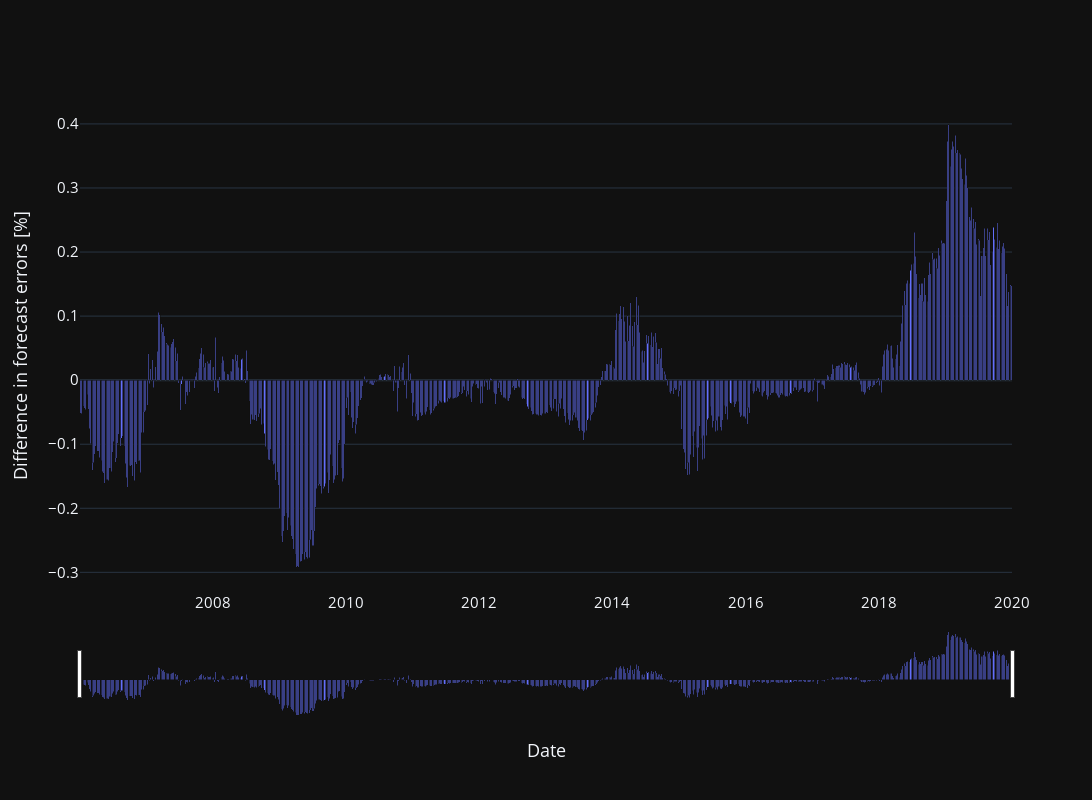

Here is the notebook cell this chart was saved with:
### Code cell
_df = df_summary.dropna()
pe_base = np.abs(_df["pred_base"] - _df["target"])
pe = np.abs(_df["pred"] - _df["target"])
de = pe_base - pe
de_ma = de.rolling(52).mean().dropna()

trace = go.Bar(
    x=de_ma.index,
    y=de_ma*100,
    name=rf'Difference in forecast errors (M(0, 0) - M(1, 0))',
    yaxis='y'
)

layout = go.Layout(
    width=1500,
    height=800,
    font_size=15,
    hoverlabel_font_size=20,
    legend={"x":0.99, "y":1.1, "xanchor":"right", "yanchor":"bottom","orientation":"h"},
    xaxis={"title":"Date"},
    yaxis={"title":"Difference in forecast errors [%]", "side":"left"},
    yaxis2={"title": "Logarithm of Initial Claims", "side":"right", "overlaying":"y"},
    barmode="stack",
    hovermode="x",
    template="plotly_dark"
)
fig = go.Figure(data=[trace], layout=layout)
fig.update_xaxes(rangeslider_visible=True)
fig.show()

### Figure 1 — Plotly figure (JSON) as saved in the notebook; plotly's stock layout.template omitted (floating-point values rounded to 4 significant figures; data arrays with more than 128 entries replaced by an {"elided": "..."} marker saying what was removed)
{"data": [{"name": "Difference in forecast errors (M(0, 0) - M(1, 0))", "type": "bar", "x": {"elided": "730 str values"}, "y": {"elided": "730 float values"}, "yaxis": "y"}], "layout": {"barmode": "stack", "font": {"size": 15}, "height": 800, "hoverlabel": {"font": {"size": 20}}, "hovermode": "x", "legend": {"orientation": "h", "x": 0.99, "xanchor": "right", "y": 1.1, "yanchor": "bottom"}, "width": 1500, "xaxis": {"rangeslider": {"visible": true}, "title": {"text": "Date"}}, "yaxis": {"side": "left", "title": {"text": "Difference in forecast errors [%]"}}, "yaxis2": {"overlaying": "y", "side": "right", "title": {"text": "Logarithm of Initial Claims"}}}}
